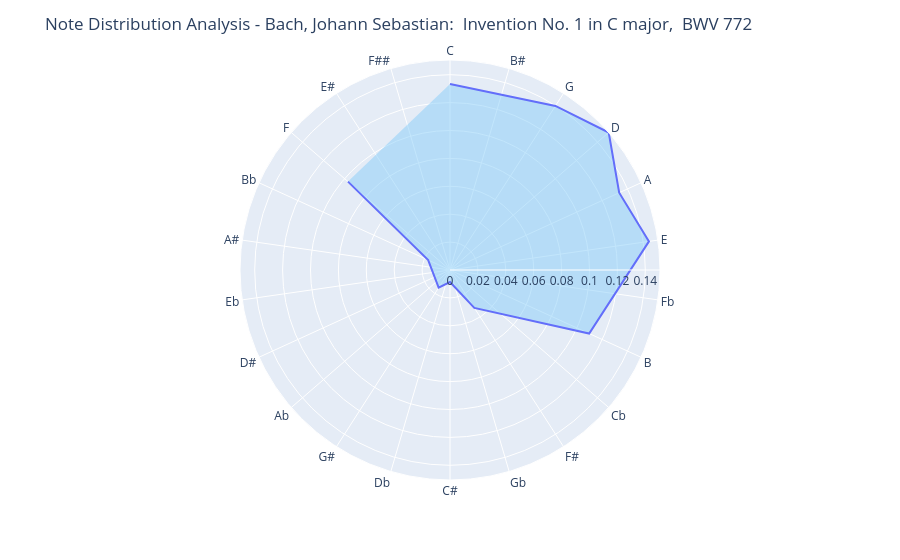

The notebook cell saved with this chart:
### Code cell
df = note_counts.copy()
counted_notes_sorted = df.groupby('Note')['Scaled_Count'].sum().reset_index()

# sort to match pitch_class_order so the line is drawn in the correct sequence
counted_notes_sorted['Note'] = pd.Categorical(counted_notes_sorted['Note'], 
                                               categories=fifths, 
                                               ordered=True)
counted_notes_sorted = counted_notes_sorted.sort_values('Note').reset_index(drop=True)

# radar pitch order:  'fifths' or 'chromatic'
pitch_class_order = fifths


fig = px.line_polar(
    counted_notes_sorted, 
    r='Scaled_Count',                           
    theta='Note',                              
    line_close=True,
    color='Title' if 'Title' in counted_notes_sorted.columns else None,
    category_orders={'Note': pitch_class_order}
)
fig.update_traces(fill='toself', fillcolor='rgba(135, 206, 250, 0.5)')
fig.update_layout(title=f"Note Distribution Analysis - {piece.metadata['composer']}:  {piece.metadata['title']}")
fig.show()

### Figure 1 — Plotly figure (JSON) as saved in the notebook; plotly's stock layout.template omitted (floating-point values rounded to 4 significant figures)
{"data": [{"fill": "toself", "fillcolor": "rgba(135, 206, 250, 0.5)", "hovertemplate": "Scaled_Count=%{r}<br>Note=%{theta}<extra></extra>", "legendgroup": "", "line": {"color": "#636efa", "dash": "solid"}, "marker": {"symbol": "circle"}, "mode": "lines", "name": "", "r": [0.1333, 0.1398, 0.1505, 0.1333, 0.1441, 0.1097, 0.03226, 0.008602, 0.01505, 0.0172, 0.09677, 0.01935, 0.1333], "showlegend": false, "subplot": "polar", "theta": ["C", "G", "D", "A", "E", "B", "F#", "C#", "G#", "Bb", "F", null, "C"], "type": "scatterpolar"}], "layout": {"autosize": true, "legend": {"tracegroupgap": 0}, "margin": {"t": 60}, "polar": {"angularaxis": {"categoryarray": ["C", "B#", "G", "D", "A", "E", "Fb", "B", "Cb", "F#", "Gb", "C#", "Db", "G#", "Ab", "D#", "Eb", "A#", "Bb", "F", "E#", "F##"], "categoryorder": "array", "direction": "clockwise", "rotation": 90, "type": "category"}, "domain": {"x": [0, 1], "y": [0, 1]}, "radialaxis": {"autorange": true, "range": [0, 0.1505], "type": "linear"}}, "title": {"text": "Note Distribution Analysis - Bach, Johann Sebastian:  Invention No. 1 in C major,  BWV 772"}}}
